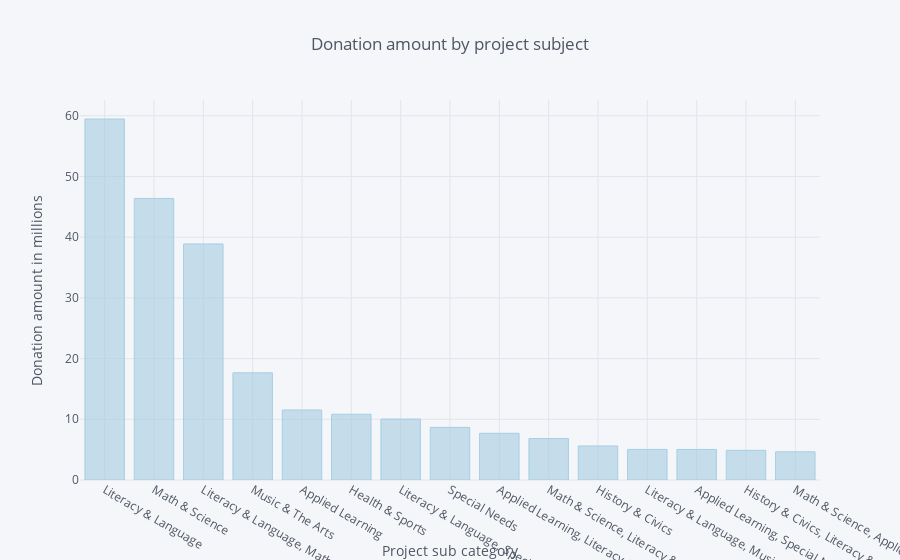

This figure's notebook cell:
### Code cell
s9 = s8/1000000
s9.iplot(kind="bar" , xTitle='Project sub category' , yTitle='Donation amount in millions',
        title='Donation amount by project subject' , colorscale='paired')

### Figure 1 — Plotly figure (JSON) as saved in the notebook; plotly's stock layout.template omitted (floating-point values rounded to 4 significant figures)
{"data": [{"marker": {"color": "rgba(166, 206, 227, 0.6)", "line": {"color": "rgba(166, 206, 227, 1.0)", "width": 1}}, "name": "Donation Amount", "orientation": "v", "text": "", "type": "bar", "uid": "54b747c7-dfc0-4d78-b94d-c87f74e0942e", "x": ["Literacy & Language", "Math & Science", "Literacy & Language, Math & Science", "Music & The Arts", "Applied Learning", "Health & Sports", "Literacy & Language, Special Needs", "Special Needs", "Applied Learning, Literacy & Language", "Math & Science, Literacy & Language", "History & Civics", "Literacy & Language, Music & The Arts", "Applied Learning, Special Needs", "History & Civics, Literacy & Language", "Math & Science, Applied Learning"], "y": [59.46, 46.38, 38.88, 17.65, 11.54, 10.83, 10.04, 8.669, 7.691, 6.82, 5.612, 5.039, 5.036, 4.887, 4.646]}], "layout": {"legend": {"bgcolor": "#F5F6F9", "font": {"color": "#4D5663"}}, "paper_bgcolor": "#F5F6F9", "plot_bgcolor": "#F5F6F9", "title": {"font": {"color": "#4D5663"}, "text": "Donation amount by project subject"}, "xaxis": {"gridcolor": "#E1E5ED", "showgrid": true, "tickfont": {"color": "#4D5663"}, "title": {"font": {"color": "#4D5663"}, "text": "Project sub category"}, "zerolinecolor": "#E1E5ED"}, "yaxis": {"gridcolor": "#E1E5ED", "showgrid": true, "tickfont": {"color": "#4D5663"}, "title": {"font": {"color": "#4D5663"}, "text": "Donation amount in millions"}, "zerolinecolor": "#E1E5ED"}}}
